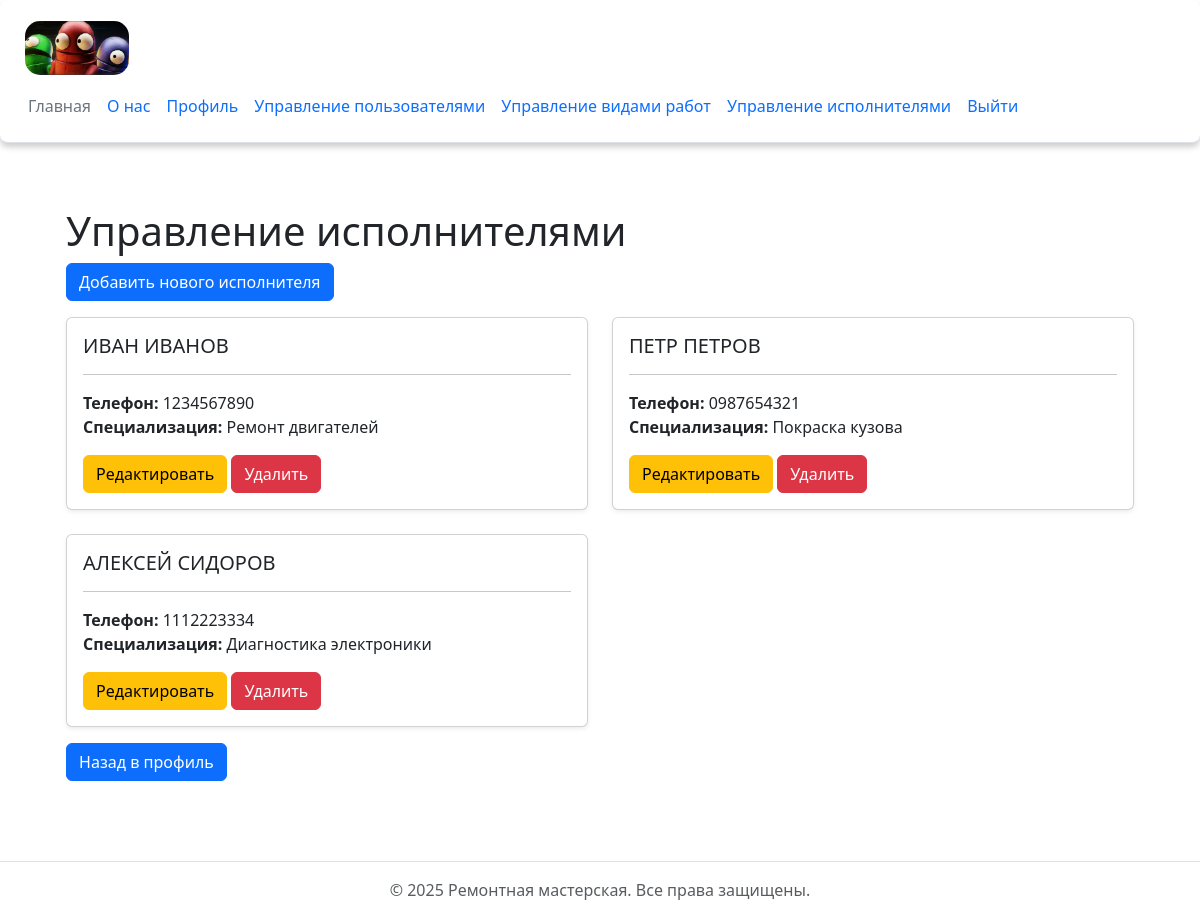
The page /mechanics (signed in) on the database its author committed.
### config.py (models this page shows)
class Mechanic(db.Model):
    id = db.Column(db.Integer, primary_key=True)
    name = db.Column(db.String(100), nullable=False)  # Имя исполнителя
    phone = db.Column(db.String(20), nullable=True)  # Телефон исполнителя
    specialization = db.Column(db.String(100), nullable=True)  # Специализация

### app.py (the view)
@app.route("/mechanics")
@login_required
def mechanics():
    if not current_user.is_admin():
        flash('Доступ запрещен! Только администраторы могут управлять исполнителями.', 'error')
        return redirect(url_for('profile'))
    mechanics = Mechanic.query.all()
    return render_template('mechanics.html', mechanics=mechanics)

### app.py (called while the page is built)
@login_manager.user_loader
def load_user(user_id):
    return User.query.get(int(user_id))

### config.py (called while the page is built)
    def is_admin(self):
        return self.role == 'admin'

### templates/mechanics.html (shortened to what this page needs)
{% extends 'base.html' %}
{% block content %}
<h1>Управление исполнителями</h1>
<p><a href="{{ url_for('add_mechanic') }}" class="btn btn-primary">Добавить нового исполнителя</a></p>
<div class="row g-4">
    {% for mechanic in mechanics %}
    <div class="col-md-6">
        <div class="card h-100 shadow-sm">
            <div class="card-body">
                <h5 class="card-title text-uppercase">{{ mechanic.name }}</h5>
                <hr class="title-divider">
                <p class="card-text">
                    <strong>Телефон:</strong> {{ mechanic.phone if mechanic.phone else 'Не указан' }}<br>
                    <strong>Специализация:</strong> {{ mechanic.specialization if mechanic.specialization else 'Не указана' }}
                </p>
                <a href="{{ url_for('edit_mechanic', id=mechanic.id) }}" class="btn btn-warning">Редактировать</a>
                <a href="{{ url_for('delete_mechanic', id=mechanic.id) }}" class="btn btn-danger" onclick="return confirm('Вы уверены, что хотите удалить этого исполнителя?')">Удалить</a>
            </div>
        </div>
    </div>
    {% endfor %}
</div>
<p><a href="{{ url_for('profile') }}" class="btn btn-primary mt-3">Назад в профиль</a></p>
{% endblock %}

### static/css/main.css (style rules this page uses)
body { margin: 0; }
*, *:before, *:after { box-sizing: border-box; }

### rows shown on the page
Mechanic: name "ИВАН ИВАНОВ", phone "1234567890", specialization "Ремонт двигателей"
Mechanic: name "ПЕТР ПЕТРОВ", phone "0987654321", specialization "Покраска кузова"
Mechanic: name "АЛЕКСЕЙ СИДОРОВ", phone "1112223334", specialization "Диагностика электроники"
